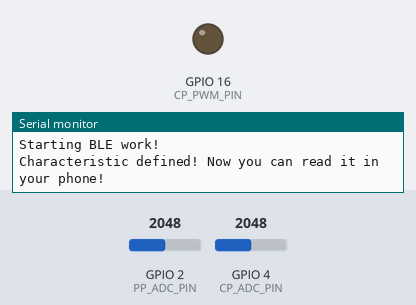
The sketch below on a simulated ESP32. On the bench: output pins drawn as LEDs (lit = HIGH), the last lines printed to the serial monitor. The inputs (shaded band) are chosen by the test bench; at power-on: GPIO 2 (PP_ADC_PIN) = 2048, GPIO 4 (CP_ADC_PIN) = 2048. Nothing arrives over Bluetooth unless stated; a phone connects over Bluetooth LE 3 s after start.

Above: at 0.1 s.
At 3.1 s:
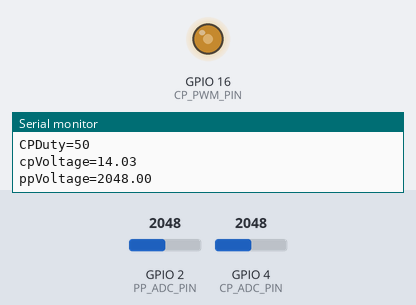
Timing chart, 0 to 4.6 s (numbered marks = the images above):
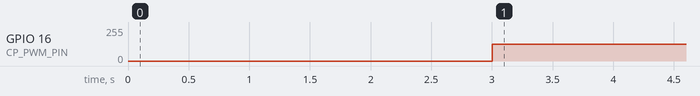

Measured:
- by itself, GPIO 16 (CP_PWM_PIN): 0/255 → 127/255 at 3.0 s

The sketch:

v2gPilotEmulator_v0r1.ino
```cpp
/*
    Based on Neil Kolban example for IDF: https://github.com/nkolban/esp32-snippets/blob/master/cpp_utils/tests/BLE%20Tests/SampleServer.cpp
    Ported to Arduino ESP32 by Evandro Copercini
    updates by chegewara
*/

#include <BLEDevice.h>
#include <BLEUtils.h>
#include <BLEServer.h>
#include <BLE2902.h>
#include <BLE2901.h>

// See the following for generating UUIDs:
// https://www.uuidgenerator.net/

#define SERVICE_UUID      "4fafc201-1fb5-459e-8fcc-c5c9c331914b"

#define CP_DUTY_UUID      "bcaf4dee-e9b1-4f61-8bfa-340554dc63fa"
#define CP_VOLTAGE_UUID   "beb5483e-36e1-4688-b7f5-ea07361b26a8"
#define CP_STATUS_UUID    "ee17c408-d77e-4a12-9357-fd4e26206d8f"
#define PP_VOLTAGE_UUID   "6e99e63f-55a5-4a1e-9788-ed2c44101750"
#define PP_STATUS_UUID    "1f3ef3d7-18be-44e5-82f7-ff8d498f4e4b"

#define CP_STATUS_A 0 //Va=12V
#define CP_STATUS_B 1 //Va=9V
#define CP_STATUS_C 2 //Va=6V
#define CP_STATUS_D 3 //Va=3V
#define CP_STATUS_E 4 //Va=0V
#define CP_STATUS_F 5 //Va=-12V

#define PD_5V_FAIL                  0
#define PD_INLET_FAIL               1
#define PD_CONNECTOR_OPEN           2
#define PD_CONNECTOR_READY          3
#define PD_CONNECTOR_SWITCH_OPEN    4

#define PP_ADC_PIN 2
#define CP_ADC_PIN 4
#define CP_PWM_PIN 16
#define CP_PWM_FREQUENCY 1000

void cpPWMSetup();
void cpPWMUpdate();
float cpVoltageRead();
float ppVoltageRead();
int getCpStatus();
int getPpStatus();
int setpCPStatusCharacteristic();
int setpPPStatusCharacteristic();
// V2G variables begin
int CPDuty = 50;
float cpVoltage = 0;
float ppVoltage = 0;
int cpStatus = 0;
int ppStatus = 0;
char CPDutyStringBuffer[256];
char CPVoltageStringBuffer[256];
char CPStatusStringBuffer[256];
char PPVolageStringBuffer[256];
char PPStatusStringBuffer[256];

String CPDutyString = String(CPDuty);
String CPVoltageString = "CPVoltage";
String CPStatusString = "CP Status";
String PPVoltageString = "PPVolatge";
String PPStatusString = "PPStatus";
// V2G variables end

// BLE variables begin
BLEServer *pServer = NULL;
BLEService *pService = NULL;
BLE2901 *descriptor_2901 = NULL;

BLECharacteristic *pCPDutyCharacteristic = NULL;
BLECharacteristic *pCPVoltageCharacteristic = NULL;
BLECharacteristic *pCPStatusCharacteristic = NULL;
BLECharacteristic *pPPVoltageCharacteristic = NULL;
BLECharacteristic *pPPStatusCharacteristic = NULL;
// BLE variables end

// BLE status variable begin
bool deviceConnected = false;
bool oldDeviceConnected = false;
// BLE status variable end

class MyServerCallbacks: public BLEServerCallbacks {
  void onConnect(BLEServer* pServer) {
    deviceConnected = true;
  };

  void onDisconnect(BLEServer* pServer) {
    deviceConnected = false;
  }
};

void setup() {
  Serial.begin(115200);
  Serial.println("Starting BLE work!");

  BLEDevice::init("Bie V2G PilotEmu");
  pServer = BLEDevice::createServer();
  //pServer->setCallbacks(BLEServerCallbacks *pCallbacks)
  pServer->setCallbacks(new MyServerCallbacks());

  pService = pServer->createService(SERVICE_UUID);

  pCPDutyCharacteristic = pService->createCharacteristic(
    CP_DUTY_UUID,
    BLECharacteristic::PROPERTY_READ |
    BLECharacteristic::PROPERTY_WRITE |
    BLECharacteristic::PROPERTY_NOTIFY
    //BLECharacteristic::PROPERTY_NOTIFY |
    //BLECharacteristic::PROPERTY_INDICATE
  );
  //pCPDutyCharacteristic->addDescriptor(new BLE2902());
  //descriptor_2901 = new BLE2901();
  //descriptor_2901->setDescription("CPDutyCharacteristic description.");
  //descriptor_2901->setAccessPermissions(ESP_GATT_PERM_READ | ESP_GATT_PERM_WRITE);
  //pCPDutyCharacteristic->addDescriptor(descriptor_2901);

  pCPVoltageCharacteristic =
    pService->createCharacteristic(
      CP_VOLTAGE_UUID,
      BLECharacteristic::PROPERTY_READ |
      BLECharacteristic::PROPERTY_NOTIFY);
  pCPStatusCharacteristic =
    pService->createCharacteristic(
      CP_STATUS_UUID,
      BLECharacteristic::PROPERTY_READ |
      BLECharacteristic::PROPERTY_NOTIFY);
  pPPVoltageCharacteristic =
    pService->createCharacteristic(
      PP_VOLTAGE_UUID,
      BLECharacteristic::PROPERTY_READ |
      BLECharacteristic::PROPERTY_NOTIFY);
  pPPStatusCharacteristic =
    pService->createCharacteristic(
      PP_STATUS_UUID,
      BLECharacteristic::PROPERTY_READ |
      BLECharacteristic::PROPERTY_NOTIFY);

  pCPDutyCharacteristic->setValue("50");
  pCPVoltageCharacteristic->setValue(CPVoltageString);
  pCPStatusCharacteristic->setValue(CPStatusString);
  pPPVoltageCharacteristic->setValue(PPVoltageString);
  pPPStatusCharacteristic->setValue(PPStatusString);

  pService->start();
  // BLEAdvertising *pAdvertising = pServer->getAdvertising();  // this still is working for backward compatibility
  BLEAdvertising *pAdvertising = BLEDevice::getAdvertising();
  pAdvertising->addServiceUUID(SERVICE_UUID);
  //pAdvertising->setScanResponse(true);
  pAdvertising->setScanResponse(false);
  pAdvertising->setMinPreferred(0x06);  // functions that help with iPhone connections issue
  pAdvertising->setMinPreferred(0x12);
  BLEDevice::startAdvertising();
  Serial.println("Characteristic defined! Now you can read it in your phone!");

  cpPWMSetup();
  //analogReadResolution(12);//default 12bit
  //analogSetAttenuation(ADC_11db);//default ADC_11db
}

void loop() {
  if (deviceConnected) {
    if ((pCPDutyCharacteristic->getValue().toInt() >= 0) &&
        (pCPDutyCharacteristic->getValue().toInt() <= 100)) {
      CPDuty = pCPDutyCharacteristic->getValue().toInt();
    }
    else {
      CPDuty = 0;
    }
    pCPDutyCharacteristic->setValue(String(CPDuty));
    pCPDutyCharacteristic->notify();
    //Serial.print("CPDuty Raw=");
    //Serial.print(pCPDutyCharacteristic->getValue());
    Serial.print("CPDuty=");
    Serial.println(CPDuty);
    //delay(10);


    cpPWMUpdate(CPDuty);

    // update cpVoltage
    cpVoltage = cpVoltageRead();
    pCPVoltageCharacteristic->setValue(String(cpVoltage));
    pCPVoltageCharacteristic->notify();
    Serial.print("cpVoltage=");
    Serial.println(cpVoltage);
    //delay(10);

    // update cpStatus
    getCpStatus();
    setpCPStatusCharacteristic();
    pCPStatusCharacteristic->notify();
    //delay(10);

    // update ppVoltage
    ppVoltage = ppVoltageRead();
    pPPVoltageCharacteristic->setValue(String(ppVoltage));
    pPPVoltageCharacteristic->notify();
    Serial.print("ppVoltage=");
    Serial.println(ppVoltage);
    //delay(10);

    // update ppStatus
    getPpStatus();
    setpPPStatusCharacteristic();
    pPPStatusCharacteristic->notify();
    // put your main code here, to run repeatedly:

    delay(2000);//delay mS
  }

  // disconnecting
  if (!deviceConnected && oldDeviceConnected) {
    delay(500);
    pServer->startAdvertising();
    Serial.println("start advertising");
    oldDeviceConnected = deviceConnected;
  }

  // connecting
  if (deviceConnected && !oldDeviceConnected) {
    oldDeviceConnected = deviceConnected;
  }
}

void cpPWMSetup(){
  pinMode(CP_PWM_PIN, OUTPUT);
  analogWriteFrequency(CP_PWM_PIN, CP_PWM_FREQUENCY);
  analogWrite(CP_PWM_PIN, 0);
}

void cpPWMUpdate(int duty){
  analogWrite(CP_PWM_PIN, 255 * duty / 100);
}

float cpVoltageRead(){
  int value = analogRead(CP_ADC_PIN);
  return ((float)value)/146.0;
}

float ppVoltageRead(){
  int value = analogRead(PP_ADC_PIN);
  return (float)(value);
}

int getCpStatus(){
  if ((cpVoltage >= 11) && (cpVoltage<= 10)){
    cpStatus = CP_STATUS_A;
  }
  else if ((cpVoltage >= 8) && (cpVoltage <= 10)){
    cpStatus = CP_STATUS_B;
  }
  else if ((cpVoltage >= 5) && (cpVoltage <= 7)){
    cpStatus = CP_STATUS_C;
  }
  else if ((cpVoltage >= 2) && (cpVoltage <= 4)){
    cpStatus = CP_STATUS_D;
  }
  else if (cpVoltage <= 1){
    cpStatus = CP_STATUS_E;
  }
  else{
    cpStatus = CP_STATUS_A;
  }
  return cpStatus;
}

int getPpStatus(){
    if ((ppVoltage >= 5.15) && (ppVoltage <= 5.5))
    {
      ppStatus = PD_INLET_FAIL;
    }
    else if ((ppVoltage >= 3.45) && (ppVoltage < 5.15))//typically 4.5V
    {
      ppStatus = PD_CONNECTOR_OPEN;
    }
    else if ((ppVoltage >= 2.15) && (ppVoltage < 3.45))//typically 2.8V
    {
      ppStatus = PD_CONNECTOR_SWITCH_OPEN;
    }
    else if ((ppVoltage >= 0.85) && (ppVoltage < 2.15))//typically 1.5V
    {
      ppStatus = PD_CONNECTOR_READY;
    }
    else if (ppVoltage < 0.85)
    {
      ppStatus = PD_5V_FAIL;
    }
    else
    {
      ppStatus = PD_5V_FAIL;
    }
    return ppStatus;
}

int setpCPStatusCharacteristic(){
  if (cpStatus == CP_STATUS_A) {
    pCPStatusCharacteristic->setValue("CP_STATUS_A");
  }
  else if (cpStatus == CP_STATUS_B) {
    pCPStatusCharacteristic->setValue("CP_STATUS_B");
  }
  else if (cpStatus == CP_STATUS_C) {
    pCPStatusCharacteristic->setValue("CP_STATUS_C");
  }
  else if (cpStatus == CP_STATUS_D) {
    pCPStatusCharacteristic->setValue("CP_STATUS_D");
  }
  else if (cpStatus == CP_STATUS_E) {
    pCPStatusCharacteristic->setValue("CP_STATUS_E");
  }
  else if (cpStatus == CP_STATUS_F) {
    pCPStatusCharacteristic->setValue("CP_STATUS_F");
  }
  else {
    pCPStatusCharacteristic->setValue("CP_STATUS_NONE");
  }
  return 0;
}

int setpPPStatusCharacteristic(){
  if (ppStatus == PD_5V_FAIL) {
    //PPStatusString = "PD_5V_FAIL";
    pPPStatusCharacteristic->setValue("PD_5V_FAIL");
  }
  else if (ppStatus == PD_INLET_FAIL) {
    //PPStatusString = "PD_INLET_FAIL";
    pPPStatusCharacteristic->setValue("PD_INLET_FAIL");
  }
  else if (ppStatus == PD_CONNECTOR_OPEN) {
    //PPStatusString = "PD_CONNECTOR_OPEN";
    pPPStatusCharacteristic->setValue("PD_CONNECTOR_OPEN");
  }
  else if (ppStatus == PD_CONNECTOR_READY) {
    //PPStatusString = "PD_CONNECTOR_READY";
    pPPStatusCharacteristic->setValue("PD_CONNECTOR_READY");
  }
  else if (ppStatus == PD_CONNECTOR_SWITCH_OPEN) {
    //PPStatusString = "PD_CONNECTOR_SWITCH_OPEN";
    pPPStatusCharacteristic->setValue("PD_CONNECTOR_SWITCH_OPEN");
  }
  else {
    //PPStatusString = "PP_STATUS_NONE";
    pPPStatusCharacteristic->setValue("PP_STATUS_NONE");
  }
  //pPPStatusCharacteristic->setValue(PPStatusString);
  return 0;
}
```
